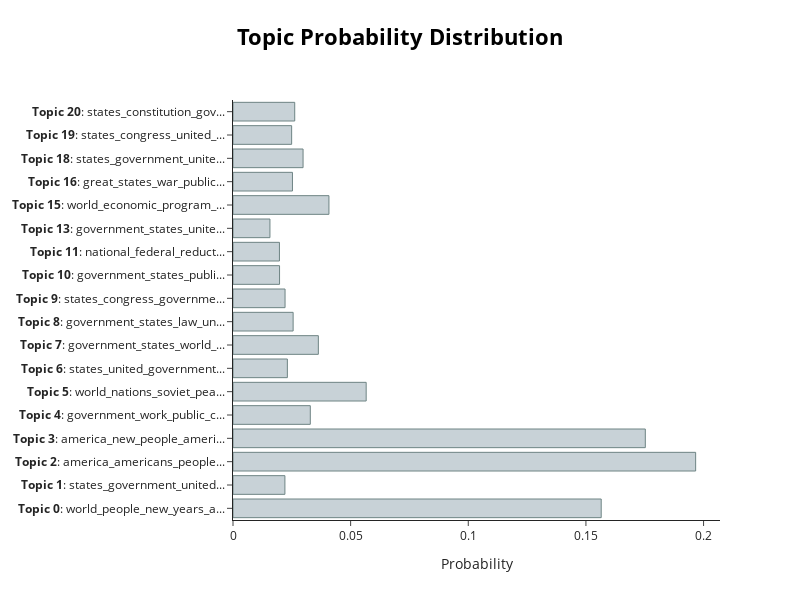

Notebook source saved alongside this figure:
### Code cell
# output the topic distribution for the first speech
# hint: check out approximate_distribution() and visualize_distribution()
probs_first = topic_model.approximate_distribution([docs[0]])[0]
probs_first = probs_first.flatten()   # ← FIX: makes it 1D properly

for topic_id, prob in enumerate(probs_first):
    if prob > 0:
        print(f"Topic {topic_id}: {prob:.4f}")

topic_model.visualize_distribution(probs_first)

### Figure 1 — Plotly figure (JSON) as saved in the notebook; plotly's stock layout.template omitted (floating-point values rounded to 4 significant figures)
{"data": [{"marker": {"color": "#C8D2D7", "line": {"color": "#6E8484", "width": 1}}, "orientation": "h", "type": "bar", "x": [0.1565, 0.02207, 0.1966, 0.1752, 0.03286, 0.05661, 0.02311, 0.03627, 0.02555, 0.02213, 0.01979, 0.01974, 0.0157, 0.04078, 0.02527, 0.02978, 0.02493, 0.02624], "y": ["<b>Topic 0</b>: world_people_new_years_a...", "<b>Topic 1</b>: states_government_united...", "<b>Topic 2</b>: america_americans_people...", "<b>Topic 3</b>: america_new_people_ameri...", "<b>Topic 4</b>: government_work_public_c...", "<b>Topic 5</b>: world_nations_soviet_pea...", "<b>Topic 6</b>: states_united_government...", "<b>Topic 7</b>: government_states_world_...", "<b>Topic 8</b>: government_states_law_un...", "<b>Topic 9</b>: states_congress_governme...", "<b>Topic 10</b>: government_states_publi...", "<b>Topic 11</b>: national_federal_reduct...", "<b>Topic 13</b>: government_states_unite...", "<b>Topic 15</b>: world_economic_program_...", "<b>Topic 16</b>: great_states_war_public...", "<b>Topic 18</b>: states_government_unite...", "<b>Topic 19</b>: states_congress_united_...", "<b>Topic 20</b>: states_constitution_gov..."]}], "layout": {"height": 600, "hoverlabel": {"bgcolor": "white", "font": {"family": "Rockwell", "size": 16}}, "title": {"font": {"color": "Black", "size": 22}, "text": "<b>Topic Probability Distribution</b>", "x": 0.5, "xanchor": "center", "y": 0.95, "yanchor": "top"}, "width": 800, "xaxis": {"title": {"text": "Probability"}}}}
